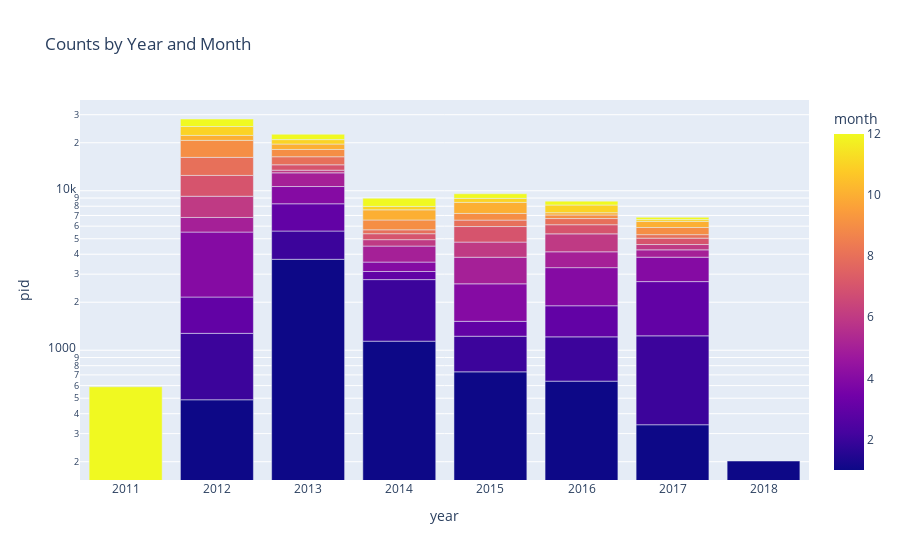

Here is the notebook cell this chart was saved with:
### Code cell
fig = px.bar(Counts, x='year', y='pid', color='month', title='Counts by Year and Month', log_y = True, log_x = True)
fig.show()

### Figure 1 — Plotly figure (JSON) as saved in the notebook; plotly's stock layout.template omitted (floating-point values rounded to 4 significant figures)
{"data": [{"alignmentgroup": "True", "hovertemplate": "year=%{x}<br>pid=%{y}<br>month=%{marker.color}<extra></extra>", "legendgroup": "", "marker": {"color": [12, 1, 2, 3, 4, 5, 6, 7, 8, 9, 10, 11, 12, 1, 2, 3, 4, 5, 6, 7, 8, 9, 10, 11, 12, 1, 2, 3, 4, 5, 6, 7, 8, 9, 10, 11, 12, 1, 2, 3, 4, 5, 6, 7, 8, 9, 10, 11, 12, 1, 2, 3, 4, 5, 6, 7, 8, 9, 10, 11, 12, 1, 2, 3, 4, 5, 6, 7, 8, 9, 10, 11, 12, 1], "coloraxis": "coloraxis", "pattern": {"shape": ""}}, "name": "", "offsetgroup": "", "orientation": "v", "showlegend": false, "textposition": "auto", "type": "bar", "x": [2011, 2012, 2012, 2012, 2012, 2012, 2012, 2012, 2012, 2012, 2012, 2012, 2012, 2013, 2013, 2013, 2013, 2013, 2013, 2013, 2013, 2013, 2013, 2013, 2013, 2014, 2014, 2014, 2014, 2014, 2014, 2014, 2014, 2014, 2014, 2014, 2014, 2015, 2015, 2015, 2015, 2015, 2015, 2015, 2015, 2015, 2015, 2015, 2015, 2016, 2016, 2016, 2016, 2016, 2016, 2016, 2016, 2016, 2016, 2016, 2016, 2017, 2017, 2017, 2017, 2017, 2017, 2017, 2017, 2017, 2017, 2017, 2017, 2018], "xaxis": "x", "y": [590, 489, 787, 880, 3354, 1293, 2438, 3242, 3718, 4500, 1543, 3053, 2893, 3717, 1875, 2696, 2343, 2324, 507, 1090, 1794, 1807, 1479, 1298, 1692, 1140, 1633, 344, 454, 929, 437, 443, 313, 866, 1034, 385, 1001, 732, 492, 294, 1091, 1222, 935, 1198, 584, 661, 1248, 506, 616, 640, 573, 688, 1395, 846, 1226, 756, 572, 353, 239, 853, 468, 341, 890, 1463, 1139, 428, 341, 445, 261, 578, 535, 172, 224, 202], "yaxis": "y"}], "layout": {"barmode": "relative", "coloraxis": {"colorbar": {"title": {"text": "month"}}, "colorscale": [[0, "#0d0887"], [0.1111, "#46039f"], [0.2222, "#7201a8"], [0.3333, "#9c179e"], [0.4444, "#bd3786"], [0.5556, "#d8576b"], [0.6667, "#ed7953"], [0.7778, "#fb9f3a"], [0.8889, "#fdca26"], [1, "#f0f921"]]}, "legend": {"tracegroupgap": 0}, "title": {"text": "Counts by Year and Month"}, "xaxis": {"anchor": "y", "domain": [0, 1], "title": {"text": "year"}, "type": "log"}, "yaxis": {"anchor": "x", "domain": [0, 1], "title": {"text": "pid"}, "type": "log"}}}
